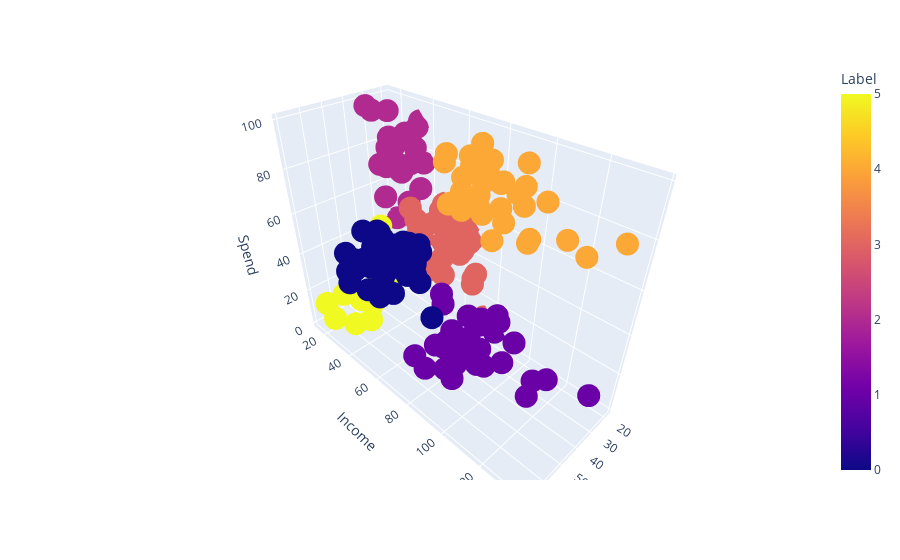

The code cell stored with this chart in its notebook:
### Code cell
fig=px.scatter_3d(data_frame=x2,x='Age',y='Income',z='Spend',color='Label')
fig.show()

### Figure 1 — Plotly figure (JSON) as saved in the notebook; plotly's stock layout.template omitted (floating-point values rounded to 4 significant figures; data arrays with more than 128 entries replaced by an {"elided": "..."} marker saying what was removed)
{"data": [{"hovertemplate": "Age=%{x}<br>Income=%{y}<br>Spend=%{z}<br>Label=%{marker.color}<extra></extra>", "legendgroup": "", "marker": {"color": {"elided": "200 int values"}, "coloraxis": "coloraxis", "symbol": "circle"}, "mode": "markers", "name": "", "scene": "scene", "showlegend": false, "type": "scatter3d", "x": {"elided": "200 int values"}, "y": {"elided": "200 int values"}, "z": {"elided": "200 int values"}}], "layout": {"coloraxis": {"colorbar": {"title": {"text": "Label"}}, "colorscale": [[0, "#0d0887"], [0.1111, "#46039f"], [0.2222, "#7201a8"], [0.3333, "#9c179e"], [0.4444, "#bd3786"], [0.5556, "#d8576b"], [0.6667, "#ed7953"], [0.7778, "#fb9f3a"], [0.8889, "#fdca26"], [1, "#f0f921"]]}, "legend": {"tracegroupgap": 0}, "margin": {"t": 60}, "scene": {"domain": {"x": [0, 1], "y": [0, 1]}, "xaxis": {"title": {"text": "Age"}}, "yaxis": {"title": {"text": "Income"}}, "zaxis": {"title": {"text": "Spend"}}}}}
